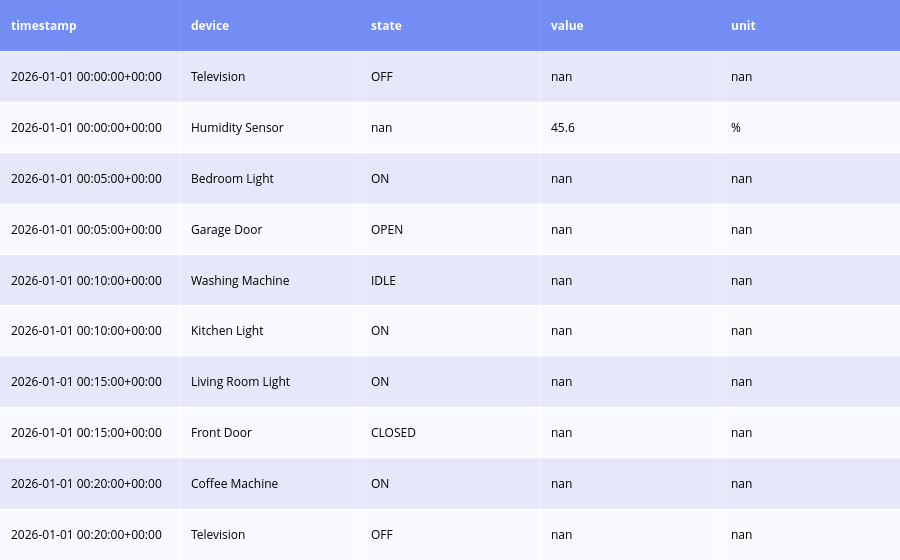

Write notebook code for a chart like this one.
### Code cell
sensor_log_data['timestamp'].isna().sum()
sensor_log_data['timestamp'] = sensor_log_data['timestamp'].fillna('')
sensor_log_data['timestamp'] = pd.to_datetime(sensor_log_data['timestamp'])
preview = sensor_log_data.head(10)
fig = ff.create_table(preview, colorscale=[[0, '#4C6EF5'], [0.5, 'lavender'], [1, 'white']])
fig.update_layout(title="Simulated Smart Home Events", title_x=0.5)
fig.show()

### Figure 1 — Plotly figure (JSON) as saved in the notebook; plotly's stock layout.template omitted (floating-point values rounded to 4 significant figures)
{"data": [{"colorscale": [[0, "#4C6EF5"], [0.5, "lavender"], [1, "white"]], "hoverinfo": "none", "opacity": 0.75, "showscale": false, "type": "heatmap", "z": [[0, 0, 0, 0, 0], [0.5, 0.5, 0.5, 0.5, 0.5], [1, 1, 1, 1, 1], [0.5, 0.5, 0.5, 0.5, 0.5], [1, 1, 1, 1, 1], [0.5, 0.5, 0.5, 0.5, 0.5], [1, 1, 1, 1, 1], [0.5, 0.5, 0.5, 0.5, 0.5], [1, 1, 1, 1, 1], [0.5, 0.5, 0.5, 0.5, 0.5], [1, 1, 1, 1, 1]]}], "layout": {"annotations": [{"align": "left", "font": {"color": "#ffffff"}, "showarrow": false, "text": "<b>timestamp</b>", "x": -0.45, "xanchor": "left", "xref": "x", "y": 0, "yref": "y"}, {"align": "left", "font": {"color": "#ffffff"}, "showarrow": false, "text": "<b>device</b>", "x": 0.55, "xanchor": "left", "xref": "x", "y": 0, "yref": "y"}, {"align": "left", "font": {"color": "#ffffff"}, "showarrow": false, "text": "<b>state</b>", "x": 1.55, "xanchor": "left", "xref": "x", "y": 0, "yref": "y"}, {"align": "left", "font": {"color": "#ffffff"}, "showarrow": false, "text": "<b>value</b>", "x": 2.55, "xanchor": "left", "xref": "x", "y": 0, "yref": "y"}, {"align": "left", "font": {"color": "#ffffff"}, "showarrow": false, "text": "<b>unit</b>", "x": 3.55, "xanchor": "left", "xref": "x", "y": 0, "yref": "y"}, {"align": "left", "font": {"color": "#000000"}, "showarrow": false, "text": "2026-01-01 00:00:00+00:00", "x": -0.45, "xanchor": "left", "xref": "x", "y": 1, "yref": "y"}, {"align": "left", "font": {"color": "#000000"}, "showarrow": false, "text": "Television", "x": 0.55, "xanchor": "left", "xref": "x", "y": 1, "yref": "y"}, {"align": "left", "font": {"color": "#000000"}, "showarrow": false, "text": "OFF", "x": 1.55, "xanchor": "left", "xref": "x", "y": 1, "yref": "y"}, {"align": "left", "font": {"color": "#000000"}, "showarrow": false, "text": "nan", "x": 2.55, "xanchor": "left", "xref": "x", "y": 1, "yref": "y"}, {"align": "left", "font": {"color": "#000000"}, "showarrow": false, "text": "nan", "x": 3.55, "xanchor": "left", "xref": "x", "y": 1, "yref": "y"}, {"align": "left", "font": {"color": "#000000"}, "showarrow": false, "text": "2026-01-01 00:00:00+00:00", "x": -0.45, "xanchor": "left", "xref": "x", "y": 2, "yref": "y"}, {"align": "left", "font": {"color": "#000000"}, "showarrow": false, "text": "Humidity Sensor", "x": 0.55, "xanchor": "left", "xref": "x", "y": 2, "yref": "y"}, {"align": "left", "font": {"color": "#000000"}, "showarrow": false, "text": "nan", "x": 1.55, "xanchor": "left", "xref": "x", "y": 2, "yref": "y"}, {"align": "left", "font": {"color": "#000000"}, "showarrow": false, "text": "45.6", "x": 2.55, "xanchor": "left", "xref": "x", "y": 2, "yref": "y"}, {"align": "left", "font": {"color": "#000000"}, "showarrow": false, "text": "%", "x": 3.55, "xanchor": "left", "xref": "x", "y": 2, "yref": "y"}, {"align": "left", "font": {"color": "#000000"}, "showarrow": false, "text": "2026-01-01 00:05:00+00:00", "x": -0.45, "xanchor": "left", "xref": "x", "y": 3, "yref": "y"}, {"align": "left", "font": {"color": "#000000"}, "showarrow": false, "text": "Bedroom Light", "x": 0.55, "xanchor": "left", "xref": "x", "y": 3, "yref": "y"}, {"align": "left", "font": {"color": "#000000"}, "showarrow": false, "text": "ON", "x": 1.55, "xanchor": "left", "xref": "x", "y": 3, "yref": "y"}, {"align": "left", "font": {"color": "#000000"}, "showarrow": false, "text": "nan", "x": 2.55, "xanchor": "left", "xref": "x", "y": 3, "yref": "y"}, {"align": "left", "font": {"color": "#000000"}, "showarrow": false, "text": "nan", "x": 3.55, "xanchor": "left", "xref": "x", "y": 3, "yref": "y"}, {"align": "left", "font": {"color": "#000000"}, "showarrow": false, "text": "2026-01-01 00:05:00+00:00", "x": -0.45, "xanchor": "left", "xref": "x", "y": 4, "yref": "y"}, {"align": "left", "font": {"color": "#000000"}, "showarrow": false, "text": "Garage Door", "x": 0.55, "xanchor": "left", "xref": "x", "y": 4, "yref": "y"}, {"align": "left", "font": {"color": "#000000"}, "showarrow": false, "text": "OPEN", "x": 1.55, "xanchor": "left", "xref": "x", "y": 4, "yref": "y"}, {"align": "left", "font": {"color": "#000000"}, "showarrow": false, "text": "nan", "x": 2.55, "xanchor": "left", "xref": "x", "y": 4, "yref": "y"}, {"align": "left", "font": {"color": "#000000"}, "showarrow": false, "text": "nan", "x": 3.55, "xanchor": "left", "xref": "x", "y": 4, "yref": "y"}, {"align": "left", "font": {"color": "#000000"}, "showarrow": false, "text": "2026-01-01 00:10:00+00:00", "x": -0.45, "xanchor": "left", "xref": "x", "y": 5, "yref": "y"}, {"align": "left", "font": {"color": "#000000"}, "showarrow": false, "text": "Washing Machine", "x": 0.55, "xanchor": "left", "xref": "x", "y": 5, "yref": "y"}, {"align": "left", "font": {"color": "#000000"}, "showarrow": false, "text": "IDLE", "x": 1.55, "xanchor": "left", "xref": "x", "y": 5, "yref": "y"}, {"align": "left", "font": {"color": "#000000"}, "showarrow": false, "text": "nan", "x": 2.55, "xanchor": "left", "xref": "x", "y": 5, "yref": "y"}, {"align": "left", "font": {"color": "#000000"}, "showarrow": false, "text": "nan", "x": 3.55, "xanchor": "left", "xref": "x", "y": 5, "yref": "y"}, {"align": "left", "font": {"color": "#000000"}, "showarrow": false, "text": "2026-01-01 00:10:00+00:00", "x": -0.45, "xanchor": "left", "xref": "x", "y": 6, "yref": "y"}, {"align": "left", "font": {"color": "#000000"}, "showarrow": false, "text": "Kitchen Light", "x": 0.55, "xanchor": "left", "xref": "x", "y": 6, "yref": "y"}, {"align": "left", "font": {"color": "#000000"}, "showarrow": false, "text": "ON", "x": 1.55, "xanchor": "left", "xref": "x", "y": 6, "yref": "y"}, {"align": "left", "font": {"color": "#000000"}, "showarrow": false, "text": "nan", "x": 2.55, "xanchor": "left", "xref": "x", "y": 6, "yref": "y"}, {"align": "left", "font": {"color": "#000000"}, "showarrow": false, "text": "nan", "x": 3.55, "xanchor": "left", "xref": "x", "y": 6, "yref": "y"}, {"align": "left", "font": {"color": "#000000"}, "showarrow": false, "text": "2026-01-01 00:15:00+00:00", "x": -0.45, "xanchor": "left", "xref": "x", "y": 7, "yref": "y"}, {"align": "left", "font": {"color": "#000000"}, "showarrow": false, "text": "Living Room Light", "x": 0.55, "xanchor": "left", "xref": "x", "y": 7, "yref": "y"}, {"align": "left", "font": {"color": "#000000"}, "showarrow": false, "text": "ON", "x": 1.55, "xanchor": "left", "xref": "x", "y": 7, "yref": "y"}, {"align": "left", "font": {"color": "#000000"}, "showarrow": false, "text": "nan", "x": 2.55, "xanchor": "left", "xref": "x", "y": 7, "yref": "y"}, {"align": "left", "font": {"color": "#000000"}, "showarrow": false, "text": "nan", "x": 3.55, "xanchor": "left", "xref": "x", "y": 7, "yref": "y"}, {"align": "left", "font": {"color": "#000000"}, "showarrow": false, "text": "2026-01-01 00:15:00+00:00", "x": -0.45, "xanchor": "left", "xref": "x", "y": 8, "yref": "y"}, {"align": "left", "font": {"color": "#000000"}, "showarrow": false, "text": "Front Door", "x": 0.55, "xanchor": "left", "xref": "x", "y": 8, "yref": "y"}, {"align": "left", "font": {"color": "#000000"}, "showarrow": false, "text": "CLOSED", "x": 1.55, "xanchor": "left", "xref": "x", "y": 8, "yref": "y"}, {"align": "left", "font": {"color": "#000000"}, "showarrow": false, "text": "nan", "x": 2.55, "xanchor": "left", "xref": "x", "y": 8, "yref": "y"}, {"align": "left", "font": {"color": "#000000"}, "showarrow": false, "text": "nan", "x": 3.55, "xanchor": "left", "xref": "x", "y": 8, "yref": "y"}, {"align": "left", "font": {"color": "#000000"}, "showarrow": false, "text": "2026-01-01 00:20:00+00:00", "x": -0.45, "xanchor": "left", "xref": "x", "y": 9, "yref": "y"}, {"align": "left", "font": {"color": "#000000"}, "showarrow": false, "text": "Coffee Machine", "x": 0.55, "xanchor": "left", "xref": "x", "y": 9, "yref": "y"}, {"align": "left", "font": {"color": "#000000"}, "showarrow": false, "text": "ON", "x": 1.55, "xanchor": "left", "xref": "x", "y": 9, "yref": "y"}, {"align": "left", "font": {"color": "#000000"}, "showarrow": false, "text": "nan", "x": 2.55, "xanchor": "left", "xref": "x", "y": 9, "yref": "y"}, {"align": "left", "font": {"color": "#000000"}, "showarrow": false, "text": "nan", "x": 3.55, "xanchor": "left", "xref": "x", "y": 9, "yref": "y"}, {"align": "left", "font": {"color": "#000000"}, "showarrow": false, "text": "2026-01-01 00:20:00+00:00", "x": -0.45, "xanchor": "left", "xref": "x", "y": 10, "yref": "y"}, {"align": "left", "font": {"color": "#000000"}, "showarrow": false, "text": "Television", "x": 0.55, "xanchor": "left", "xref": "x", "y": 10, "yref": "y"}, {"align": "left", "font": {"color": "#000000"}, "showarrow": false, "text": "OFF", "x": 1.55, "xanchor": "left", "xref": "x", "y": 10, "yref": "y"}, {"align": "left", "font": {"color": "#000000"}, "showarrow": false, "text": "nan", "x": 2.55, "xanchor": "left", "xref": "x", "y": 10, "yref": "y"}, {"align": "left", "font": {"color": "#000000"}, "showarrow": false, "text": "nan", "x": 3.55, "xanchor": "left", "xref": "x", "y": 10, "yref": "y"}], "autosize": true, "margin": {"b": 0, "l": 0, "r": 0, "t": 0}, "title": {"text": "Simulated Smart Home Events", "x": 0.5}, "xaxis": {"autorange": true, "dtick": 1, "gridwidth": 2, "range": [-0.5, 4.5], "showticklabels": false, "tick0": -0.5, "ticks": "", "zeroline": false}, "yaxis": {"autorange": true, "dtick": 1, "gridwidth": 2, "range": [10.5, -0.5], "showticklabels": false, "tick0": 0.5, "ticks": "", "zeroline": false}}}
